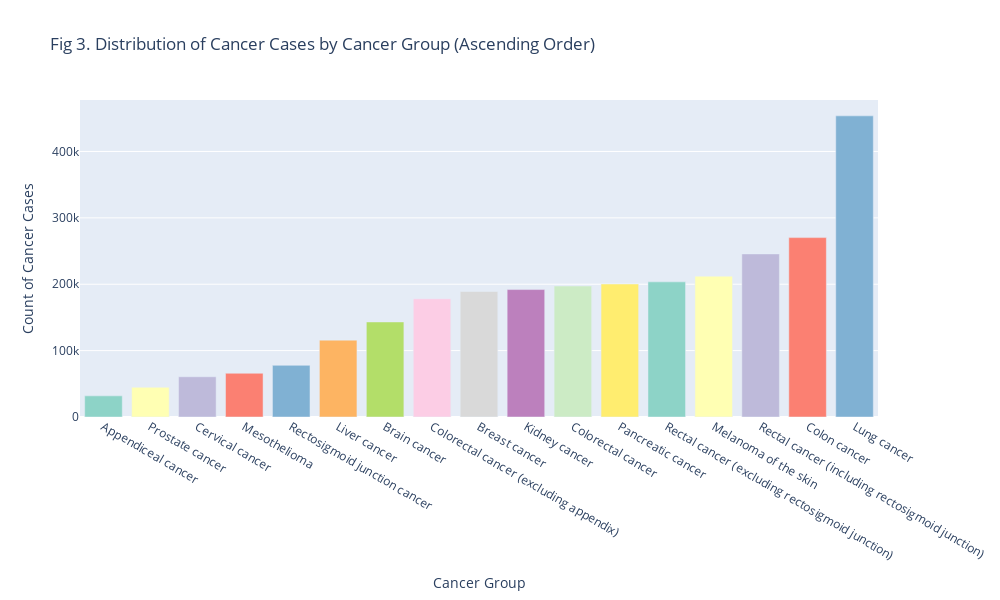

Notebook source saved alongside this figure:
### Markdown cell above
#### 5.0.1.3. Distribution of Cancer cases by Cancer Group <a id='cancer-group'></a>

### Code cell
# Group the data by 'Cancer group' and sum the counts for each group
df_cancer_group_distribution = IHMEGDX.groupby('Cancer group')['Count for cancer type'].sum().reset_index()

# Sort the dataframe by count in ascending order
df_cancer_group_distribution = df_cancer_group_distribution.sort_values(by='Count for cancer type')

# Plotting the bar plot
fig = px.bar(df_cancer_group_distribution, x='Cancer group', y='Count for cancer type',
             title='Fig 3. Distribution of Cancer Cases by Cancer Group (Ascending Order)',
             labels={'Count for cancer type': 'Count of Cancer Cases', 'Cancer group': 'Cancer Group'},
             color='Cancer group',
             color_discrete_sequence=px.colors.qualitative.Set3)

# Remove the legend
fig.update_layout(showlegend=False)

# Increase visualization size
fig.update_layout(width=1000, height=600)

fig.show()

### Figure 1 — Plotly figure (JSON) as saved in the notebook; plotly's stock layout.template omitted (floating-point values rounded to 4 significant figures)
{"data": [{"alignmentgroup": "True", "hovertemplate": "Cancer Group=%{x}<br>Count of Cancer Cases=%{y}<extra></extra>", "legendgroup": "Appendiceal cancer", "marker": {"color": "rgb(141,211,199)", "pattern": {"shape": ""}}, "name": "Appendiceal cancer", "offsetgroup": "Appendiceal cancer", "orientation": "v", "showlegend": true, "textposition": "auto", "type": "bar", "x": ["Appendiceal cancer"], "xaxis": "x", "y": [31828], "yaxis": "y"}, {"alignmentgroup": "True", "hovertemplate": "Cancer Group=%{x}<br>Count of Cancer Cases=%{y}<extra></extra>", "legendgroup": "Prostate cancer", "marker": {"color": "rgb(255,255,179)", "pattern": {"shape": ""}}, "name": "Prostate cancer", "offsetgroup": "Prostate cancer", "orientation": "v", "showlegend": true, "textposition": "auto", "type": "bar", "x": ["Prostate cancer"], "xaxis": "x", "y": [44780.0], "yaxis": "y"}, {"alignmentgroup": "True", "hovertemplate": "Cancer Group=%{x}<br>Count of Cancer Cases=%{y}<extra></extra>", "legendgroup": "Cervical cancer", "marker": {"color": "rgb(190,186,218)", "pattern": {"shape": ""}}, "name": "Cervical cancer", "offsetgroup": "Cervical cancer", "orientation": "v", "showlegend": true, "textposition": "auto", "type": "bar", "x": ["Cervical cancer"], "xaxis": "x", "y": [60583], "yaxis": "y"}, {"alignmentgroup": "True", "hovertemplate": "Cancer Group=%{x}<br>Count of Cancer Cases=%{y}<extra></extra>", "legendgroup": "Mesothelioma", "marker": {"color": "rgb(251,128,114)", "pattern": {"shape": ""}}, "name": "Mesothelioma", "offsetgroup": "Mesothelioma", "orientation": "v", "showlegend": true, "textposition": "auto", "type": "bar", "x": ["Mesothelioma"], "xaxis": "x", "y": [65881], "yaxis": "y"}, {"alignmentgroup": "True", "hovertemplate": "Cancer Group=%{x}<br>Count of Cancer Cases=%{y}<extra></extra>", "legendgroup": "Rectosigmoid junction cancer", "marker": {"color": "rgb(128,177,211)", "pattern": {"shape": ""}}, "name": "Rectosigmoid junction cancer", "offsetgroup": "Rectosigmoid junction cancer", "orientation": "v", "showlegend": true, "textposition": "auto", "type": "bar", "x": ["Rectosigmoid junction cancer"], "xaxis": "x", "y": [77881], "yaxis": "y"}, {"alignmentgroup": "True", "hovertemplate": "Cancer Group=%{x}<br>Count of Cancer Cases=%{y}<extra></extra>", "legendgroup": "Liver cancer", "marker": {"color": "rgb(253,180,98)", "pattern": {"shape": ""}}, "name": "Liver cancer", "offsetgroup": "Liver cancer", "orientation": "v", "showlegend": true, "textposition": "auto", "type": "bar", "x": ["Liver cancer"], "xaxis": "x", "y": [115800.0], "yaxis": "y"}, {"alignmentgroup": "True", "hovertemplate": "Cancer Group=%{x}<br>Count of Cancer Cases=%{y}<extra></extra>", "legendgroup": "Brain cancer", "marker": {"color": "rgb(179,222,105)", "pattern": {"shape": ""}}, "name": "Brain cancer", "offsetgroup": "Brain cancer", "orientation": "v", "showlegend": true, "textposition": "auto", "type": "bar", "x": ["Brain cancer"], "xaxis": "x", "y": [143208], "yaxis": "y"}, {"alignmentgroup": "True", "hovertemplate": "Cancer Group=%{x}<br>Count of Cancer Cases=%{y}<extra></extra>", "legendgroup": "Colorectal cancer (excluding appendix)", "marker": {"color": "rgb(252,205,229)", "pattern": {"shape": ""}}, "name": "Colorectal cancer (excluding appendix)", "offsetgroup": "Colorectal cancer (excluding appendix)", "orientation": "v", "showlegend": true, "textposition": "auto", "type": "bar", "x": ["Colorectal cancer (excluding appendix)"], "xaxis": "x", "y": [178100.0], "yaxis": "y"}, {"alignmentgroup": "True", "hovertemplate": "Cancer Group=%{x}<br>Count of Cancer Cases=%{y}<extra></extra>", "legendgroup": "Breast cancer", "marker": {"color": "rgb(217,217,217)", "pattern": {"shape": ""}}, "name": "Breast cancer", "offsetgroup": "Breast cancer", "orientation": "v", "showlegend": true, "textposition": "auto", "type": "bar", "x": ["Breast cancer"], "xaxis": "x", "y": [189000.0], "yaxis": "y"}, {"alignmentgroup": "True", "hovertemplate": "Cancer Group=%{x}<br>Count of Cancer Cases=%{y}<extra></extra>", "legendgroup": "Kidney cancer", "marker": {"color": "rgb(188,128,189)", "pattern": {"shape": ""}}, "name": "Kidney cancer", "offsetgroup": "Kidney cancer", "orientation": "v", "showlegend": true, "textposition": "auto", "type": "bar", "x": ["Kidney cancer"], "xaxis": "x", "y": [192000.0], "yaxis": "y"}, {"alignmentgroup": "True", "hovertemplate": "Cancer Group=%{x}<br>Count of Cancer Cases=%{y}<extra></extra>", "legendgroup": "Colorectal cancer", "marker": {"color": "rgb(204,235,197)", "pattern": {"shape": ""}}, "name": "Colorectal cancer", "offsetgroup": "Colorectal cancer", "orientation": "v", "showlegend": true, "textposition": "auto", "type": "bar", "x": ["Colorectal cancer"], "xaxis": "x", "y": [197300.0], "yaxis": "y"}, {"alignmentgroup": "True", "hovertemplate": "Cancer Group=%{x}<br>Count of Cancer Cases=%{y}<extra></extra>", "legendgroup": "Pancreatic cancer", "marker": {"color": "rgb(255,237,111)", "pattern": {"shape": ""}}, "name": "Pancreatic cancer", "offsetgroup": "Pancreatic cancer", "orientation": "v", "showlegend": true, "textposition": "auto", "type": "bar", "x": ["Pancreatic cancer"], "xaxis": "x", "y": [200300.0], "yaxis": "y"}, {"alignmentgroup": "True", "hovertemplate": "Cancer Group=%{x}<br>Count of Cancer Cases=%{y}<extra></extra>", "legendgroup": "Rectal cancer (excluding rectosigmoid junction)", "marker": {"color": "rgb(141,211,199)", "pattern": {"shape": ""}}, "name": "Rectal cancer (excluding rectosigmoid junction)", "offsetgroup": "Rectal cancer (excluding rectosigmoid junction)", "orientation": "v", "showlegend": true, "textposition": "auto", "type": "bar", "x": ["Rectal cancer (excluding rectosigmoid junction)"], "xaxis": "x", "y": [203600.0], "yaxis": "y"}, {"alignmentgroup": "True", "hovertemplate": "Cancer Group=%{x}<br>Count of Cancer Cases=%{y}<extra></extra>", "legendgroup": "Melanoma of the skin", "marker": {"color": "rgb(255,255,179)", "pattern": {"shape": ""}}, "name": "Melanoma of the skin", "offsetgroup": "Melanoma of the skin", "orientation": "v", "showlegend": true, "textposition": "auto", "type": "bar", "x": ["Melanoma of the skin"], "xaxis": "x", "y": [212100.0], "yaxis": "y"}, {"alignmentgroup": "True", "hovertemplate": "Cancer Group=%{x}<br>Count of Cancer Cases=%{y}<extra></extra>", "legendgroup": "Rectal cancer (including rectosigmoid junction)", "marker": {"color": "rgb(190,186,218)", "pattern": {"shape": ""}}, "name": "Rectal cancer (including rectosigmoid junction)", "offsetgroup": "Rectal cancer (including rectosigmoid junction)", "orientation": "v", "showlegend": true, "textposition": "auto", "type": "bar", "x": ["Rectal cancer (including rectosigmoid junction)"], "xaxis": "x", "y": [245700.0], "yaxis": "y"}, {"alignmentgroup": "True", "hovertemplate": "Cancer Group=%{x}<br>Count of Cancer Cases=%{y}<extra></extra>", "legendgroup": "Colon cancer", "marker": {"color": "rgb(251,128,114)", "pattern": {"shape": ""}}, "name": "Colon cancer", "offsetgroup": "Colon cancer", "orientation": "v", "showlegend": true, "textposition": "auto", "type": "bar", "x": ["Colon cancer"], "xaxis": "x", "y": [270200.0], "yaxis": "y"}, {"alignmentgroup": "True", "hovertemplate": "Cancer Group=%{x}<br>Count of Cancer Cases=%{y}<extra></extra>", "legendgroup": "Lung cancer", "marker": {"color": "rgb(128,177,211)", "pattern": {"shape": ""}}, "name": "Lung cancer", "offsetgroup": "Lung cancer", "orientation": "v", "showlegend": true, "textposition": "auto", "type": "bar", "x": ["Lung cancer"], "xaxis": "x", "y": [453700.0], "yaxis": "y"}], "layout": {"barmode": "relative", "height": 600, "legend": {"title": {"text": "Cancer Group"}, "tracegroupgap": 0}, "showlegend": false, "title": {"text": "Fig 3. Distribution of Cancer Cases by Cancer Group (Ascending Order)"}, "width": 1000, "xaxis": {"anchor": "y", "categoryarray": ["Appendiceal cancer", "Prostate cancer", "Cervical cancer", "Mesothelioma", "Rectosigmoid junction cancer", "Liver cancer", "Brain cancer", "Colorectal cancer (excluding appendix)", "Breast cancer", "Kidney cancer", "Colorectal cancer", "Pancreatic cancer", "Rectal cancer (excluding rectosigmoid junction)", "Melanoma of the skin", "Rectal cancer (including rectosigmoid junction)", "Colon cancer", "Lung cancer"], "categoryorder": "array", "domain": [0, 1], "title": {"text": "Cancer Group"}}, "yaxis": {"anchor": "x", "domain": [0, 1], "title": {"text": "Count of Cancer Cases"}}}}
